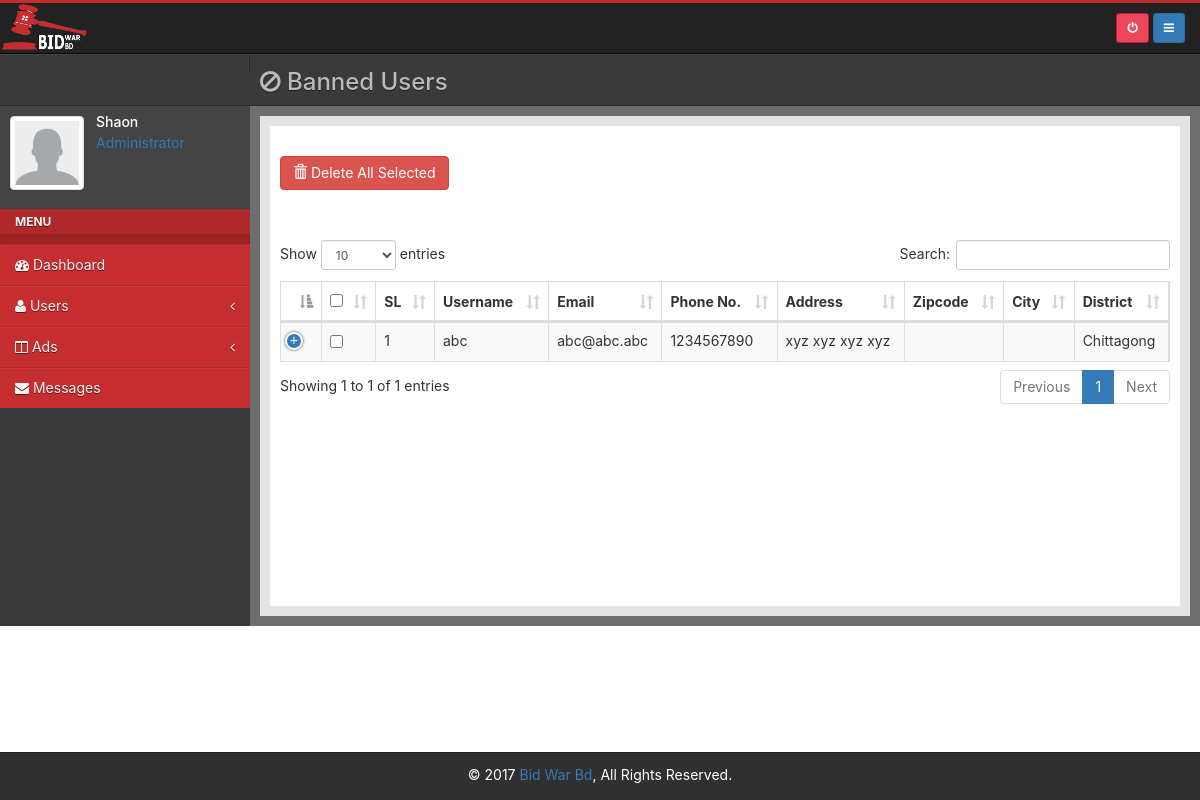
The app's page /admin/banned-users.php (signed in) with its own data.
### tables this page shows
CREATE TABLE IF NOT EXISTS `users` (
`id` int(11) NOT NULL,
  `name` varchar(50) NOT NULL,
  `email` varchar(30) NOT NULL,
  `password` varchar(50) NOT NULL,
  `mobile` varchar(20) NOT NULL,
  `district` varchar(50) NOT NULL,
  `address` varchar(50) NOT NULL,
  `city` varchar(30) NOT NULL,
  `zipcode` varchar(30) NOT NULL,
  `image` varchar(500) NOT NULL,
  `amount` int(30) NOT NULL,
  `ban` varchar(20) DEFAULT NULL,
  `approved` varchar(15) DEFAULT NULL,
  `transaction_id` varchar(500) NOT NULL,
  `user_cash` int(11) NOT NULL,
  `trans_approved` varchar(11) DEFAULT NULL
);

### BidWarBd/User.php (called while the page is built, shortened)
<?php
class User
{
    public $conn;
    public function __construct()
    {
        $this->conn = mysqli_connect("localhost", "root", "", "bidwarbd");
    }
    function bannedUsers()
    {
        $allBannedUserData = array();
        $sql = "SELECT * FROM `users` where ban is not null";
        $result = mysqli_query($this->conn, $sql);
        while ($row = mysqli_fetch_object($result))
            $allBannedUserData[] = $row;
        return $allBannedUserData;
    }
}

### admin/banned-users.php (the view, shortened to what this page needs)
<?php
include 'inc/header.php';
$user = new User();
$getAllBannedUsers = $user->bannedUsers();
?>
    <div class="main-bar">
        <h3>
            <i class="fa fa-ban"></i> Banned Users
        </h3>
    </div>
<?php include 'inc/sidebar.php'; ?>
    <div id="content">
        <div class="outer">
            <div class="inner bg-light lter">
                <div class="row">
                    <form action="deleteSelected.php" method="post">
                        <div class="col-md-12" style="margin:30px auto 0 auto;">
                            <button type="submit" class="btn btn-danger"><span
                                    class="glyphicon glyphicon-trash"></span> Delete All Selected
                            </button>
                        </div>
                        <div class="col-md-12" style="margin-top:50px;margin-bottom: 50px;">
                            <table id="example" class="table table-striped table-bordered dt-responsive nowrap"
                                   cellspacing="0"
                                   width="100%">
                                <thead>
                                <tr>
                                    <th><input hidden type="text" name="banned_user" value="1"></th>
                                    <th><input type="checkbox" id="checkall"/></th>
                                    <th>SL</th>
                                    <th>Username</th>
                                    <th>Email</th>
                                    <th>Phone No.</th>
                                    <th>Address</th>
                                    <th>Zipcode</th>
                                    <th>City</th>
                                    <th>District</th>
                                </tr>
                                </thead>
                                <tbody>
                                <?php
                                $serialNumber = 1;
                                foreach ($getAllBannedUsers as $user) {
                                    ?>
                                    <tr>
                                        <td></td>
                                        <td><input type="checkbox" name="mark[]" value="<?php echo $user->id ?>"
                                                   class="checkthis"/></td>
                                        <td><?php echo $serialNumber++ ?></td>
                                        <td><?php echo $user->name ?></td>
                                        <td><?php echo $user->email ?></td>
                                        <td><?php echo $user->mobile ?></td>
                                        <td><?php echo $user->address ?></td>
                                        <td><?php echo $user->zipcode ?></td>
                                        <td><?php echo $user->city ?></td>
                                        <td><?php echo $user->district ?></td>
                                    </tr>
                                    <?php
                                }
                                ?>
                                </tbody>
                            </table>
                        </div>
                    </form>
                </div>
            </div>
        </div>
    </div>
<?php include 'inc/footer.php'; ?>

### admin/assets/css/main.css (style rules this page uses)
body { font-family: -apple-system, system-ui, BlinkMacSystemFont, "Segoe UI", Roboto, "Helvetica Neue", Arial, sans-serif; }
html { position: relative; min-height: 100%; }
body { margin-bottom: 48px; }
@media (min-width: 768px) { #content { transition: all 0.3s ease-in-out; overflow: hidden; } }
.head .main-bar { padding: 10px; }
.head .main-bar h3 { margin-top: 0; margin-bottom: 0; color: #bababa; }
@media (min-width: 768px) { .head .main-bar h3 { margin-top: 5px; } }
@media (min-width: 768px) { .main-bar { display: block; overflow: hidden; } }
#content { transition: width 0.4s; }
.outer { padding: 10px; background-color: #6e6e6e; }
.outer:before, .outer:after { content: " "; display: table; }
.outer:after { clear: both; }
.inner { position: relative; min-height: 1px; padding-right: 10px; padding-left: 10px; background: #fff; border: 10px solid #e4e4e4; }
@media (min-width: 768px) { .inner { float: left; width: 100%; } }
.bg-light { background-color: #eee; color: #333 !important; }
.bg-light.lter, .bg-light > .lter { background-color: #ffffff !important; min-height: 500px; }

### records on screen
users: name "abc", email "abc@abc.abc", mobile "1234567890", address "xyz xyz xyz xyz", district "Chittagong"
